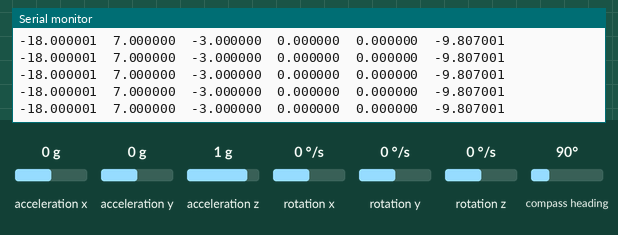
This sketch was run on a simulated Arduino Uno, built with avr-gcc and run on an emulated ATmega328P. Parts: the last lines printed to the serial monitor. The test bench sets the inputs (shaded band); at power-on: acceleration x 0 g, acceleration y 0 g, acceleration z 1 g, rotation x 0 °/s, rotation y 0 °/s, rotation z 0 °/s, compass heading 90°.

Above: at 1.2 s.
1.3 s: acceleration x set to -1.4 g
At 2.2 s:
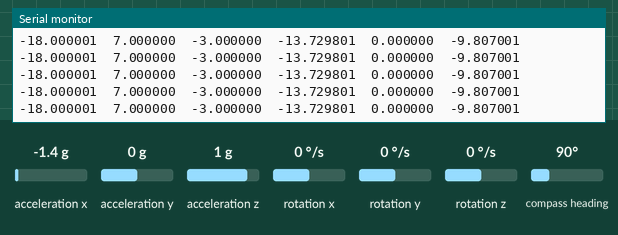
4.3 s: acceleration y set to -1.4 g
At 4.9 s:
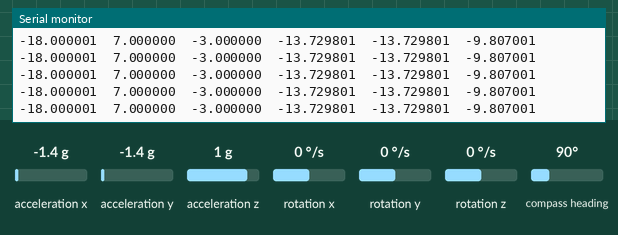
5.8 s: acceleration x set to 1.4 g
At 6.6 s:
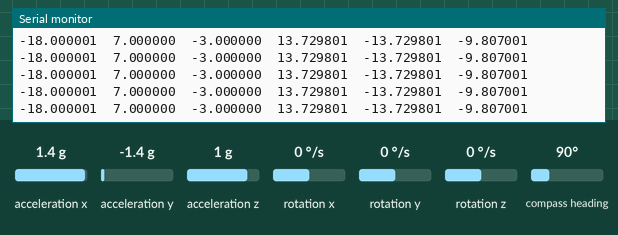
8.8 s: acceleration z set to -1.4 g
At 9.8 s:
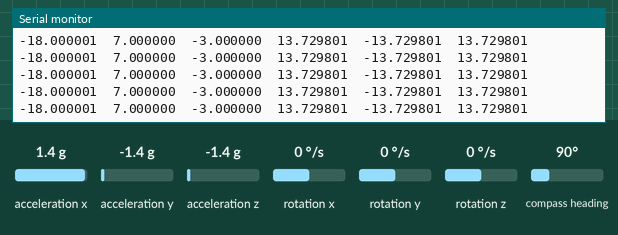
10.3 s: acceleration y set to -0.8 g
At 11.3 s:
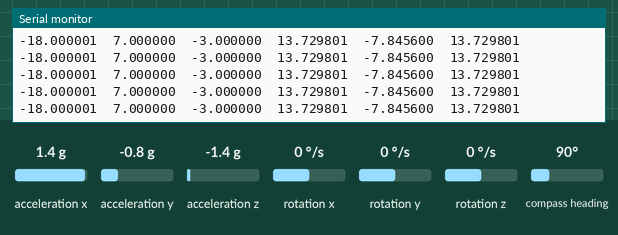
13.3 s: acceleration x set to 0.8 g
At 13.8 s:
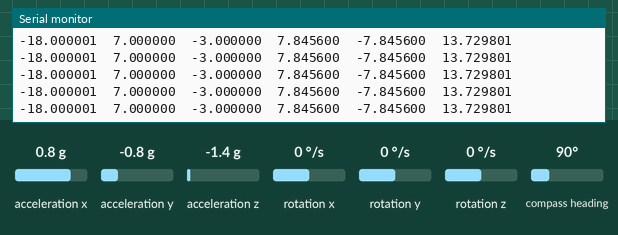
Timing chart, 0 to 16.3 s (numbered marks = the images above; inputs shaded):
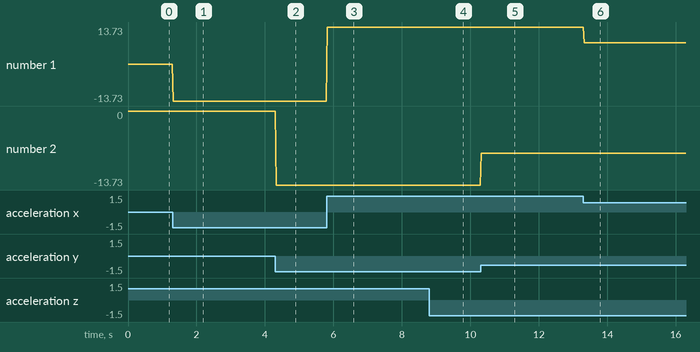

The sketch:

mpu9250_I2C.ino
```cpp
// (licence header left out)
#include "MPU9250.h"
#define g 9.81
// an MPU9250 object with the MPU-9250 sensor on I2C bus 0 with address 0x68
MPU9250 IMU(Wire,0x68);
int status;

void setup() {
  // serial to display data
  Serial.begin(115200);
  while(!Serial) {}

  // start communication with IMU
  status = IMU.begin();
  if (status < 0) {
    Serial.println("IMU initialization unsuccessful");
    Serial.println("Check IMU wiring or try cycling power");
    Serial.print("Status: ");
    Serial.println(status);
    while(1) {}
  }
  // setting the accelerometer full scale range to +/-8G
  IMU.setAccelRange(MPU9250::ACCEL_RANGE_8G);
  // setting the gyroscope full scale range to +/-500 deg/s
  IMU.setGyroRange(MPU9250::GYRO_RANGE_500DPS);
  // setting DLPF bandwidth to 20 Hz
  IMU.setDlpfBandwidth(MPU9250::DLPF_BANDWIDTH_20HZ);
  // setting SRD to 19 for a 50 Hz update rate
  IMU.setSrd(19);
}
float x,y,z,l,ax,ay,az;
void loop() {
  // read the sensor
  IMU.readSensor();
  // display the data

  x=IMU.getMagX_uT()-0.5*(-32+68); y=IMU.getMagY_uT()-0.5*(-17+83); z=IMU.getMagZ_uT()-0.5*(-77+23);
  //l = sqrt(x*x+y*y+z*z);
  //x=x/l-0.27; y=y/l+0.34; z=z/l+0.09;
  ax = IMU.getAccelX_mss();//+g*x;
  ay = IMU.getAccelY_mss();//+g*y;
  az = IMU.getAccelZ_mss();//+g*z;

  Serial.print(x,6);
  Serial.print("\t");
  Serial.print(y,6);
  Serial.print("\t");
  Serial.print(z,6);
  Serial.print("\t");
  Serial.print(ax,6);
  Serial.print("\t");
  Serial.print(ay,6);
  Serial.print("\t");
  Serial.println(az,6);
  delay(20);
}
```

Measured:
- after the input at 1.3 s, the serial monitor: prints a new line at once (image 1)
- after the input at 4.3 s, the serial monitor: prints a new line at once (image 2)
- after the input at 5.8 s, the serial monitor: prints a new line at once (image 3)
- after the input at 8.8 s, the serial monitor: prints a new line at once (image 4)
- after the input at 10.3 s, the serial monitor: prints a new line at once (image 5)
- after the input at 13.3 s, the serial monitor: prints a new line at once (image 6)
- plotted number 1: 0 → -13.73 after the input at 1.3 s, -13.73 → 13.73 after the input at 5.8 s, 13.73 → 7.85 after the input at 13.3 s
- plotted number 2: -13.73 → -7.85 after the input at 10.3 s
